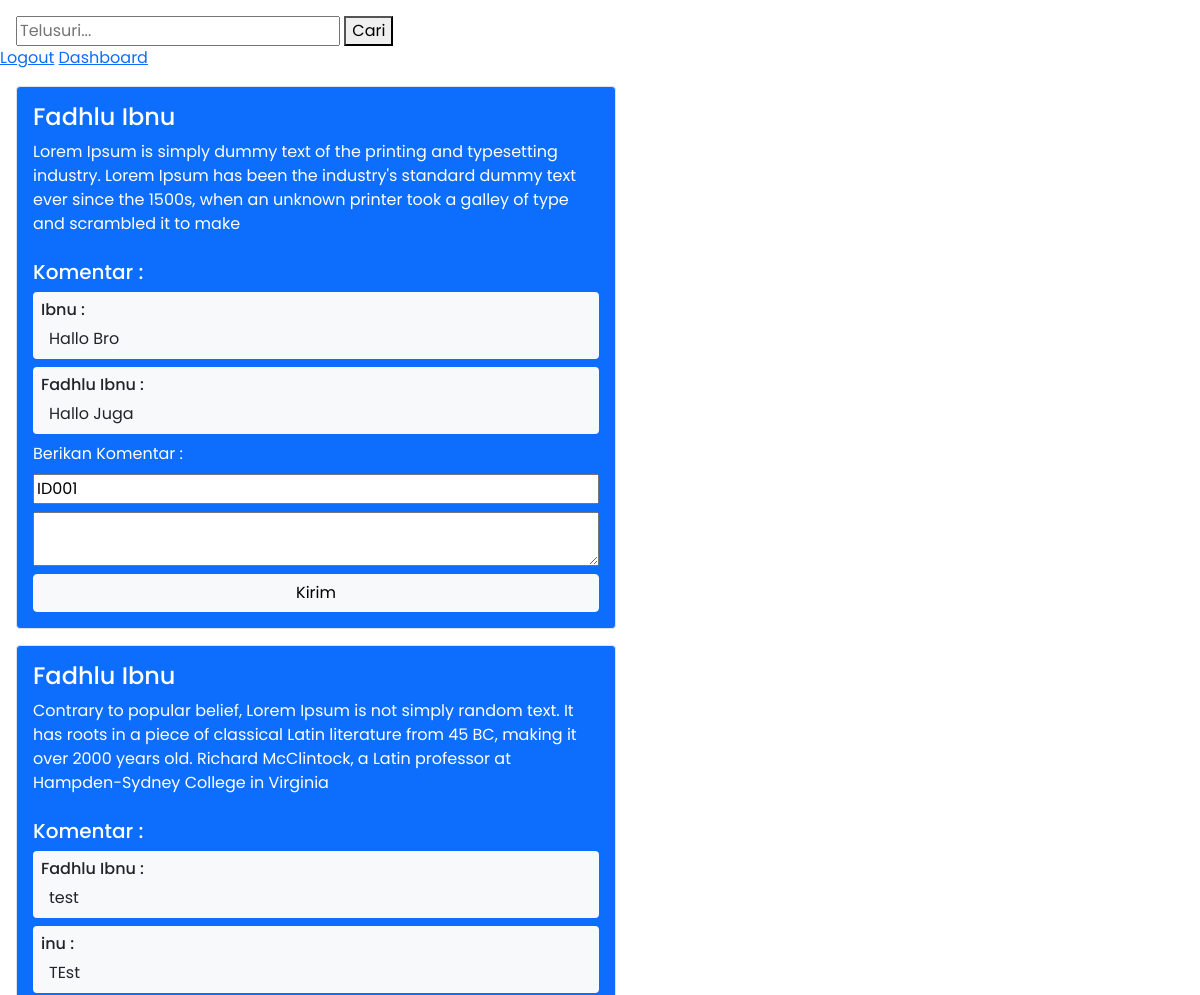
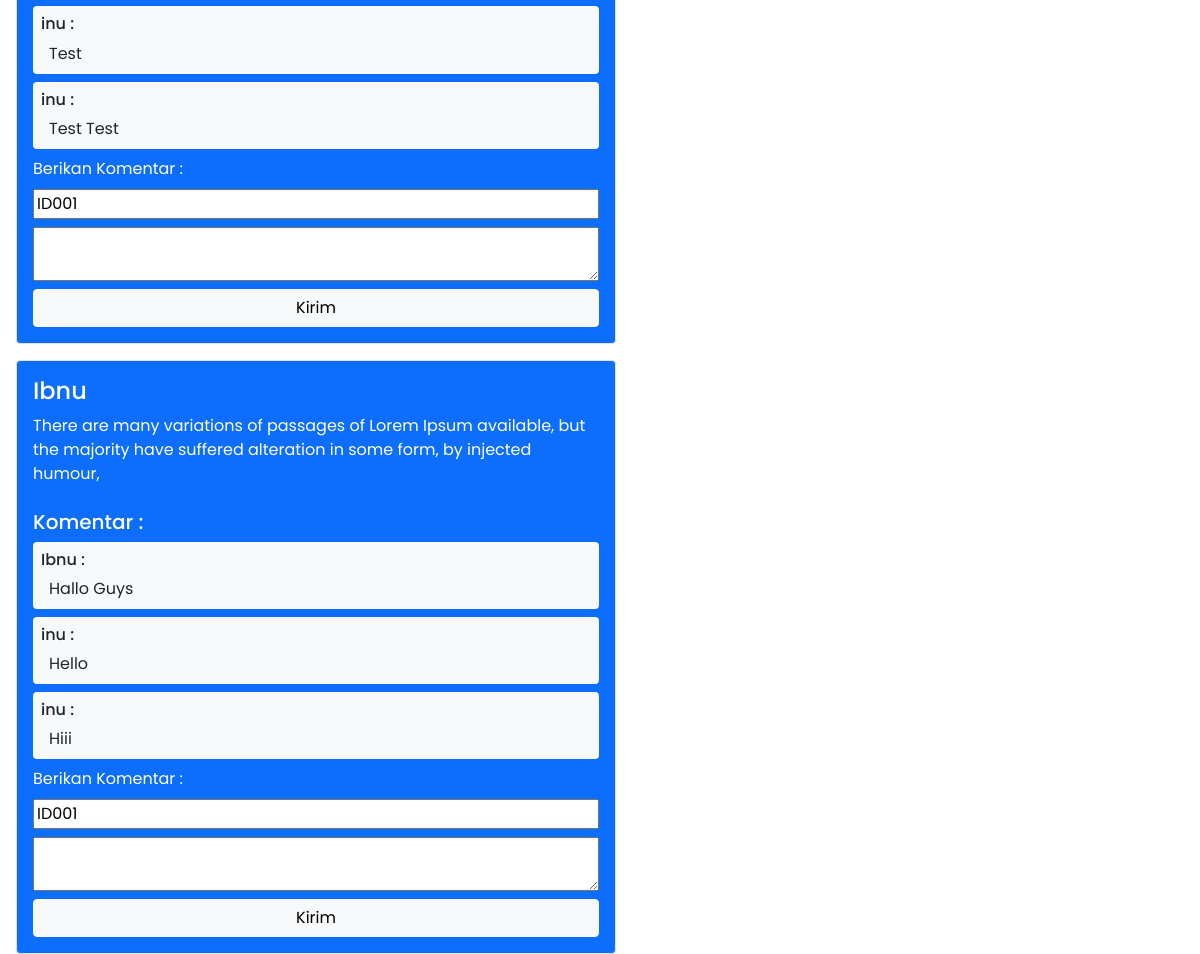
Page / (signed in) on the committed database (2 pictures, top to bottom).
### tables this page shows
CREATE TABLE `postingan` (
  `id_post` int(11) NOT NULL,
  `id_user` char(20) NOT NULL,
  `post` text NOT NULL,
  `gambar` varchar(200) NOT NULL
);

CREATE TABLE `user` (
  `id` int(11) NOT NULL,
  `id_user` char(20) NOT NULL,
  `username` char(20) NOT NULL,
  `password` char(20) NOT NULL
);

CREATE TABLE `comments` (
  `id_comments` int(11) NOT NULL,
  `id_post` int(11) NOT NULL,
  `id_user` char(20) NOT NULL,
  `comments` text NOT NULL
);

### index.php (the view, shortened to what this page needs)
<?php
include 'koneksi.php';
$query = mysqli_query($conn, 'SELECT * FROM postingan');
?>
<!doctype html>
<html lang="en">
<head>
    <link href="https://cdn.jsdelivr.net/npm/bootstrap@5.0.2/dist/css/bootstrap.min.css" rel="stylesheet">
    <link rel="stylesheet" href="style.css">
</head>
<body>
    <form action="" method="post" class="ms-3 mt-3" style="width: 50%;">
        <input type="search" name="key" id="cari" placeholder="Telusuri..." autocomplete="off">
        <button type="submit" name="cari">Cari</button>
    </form>
    <a href="logout.php">Logout</a>
    <a href="dashboard/">Dashboard</a>
    <?php
    while ($data = mysqli_fetch_array($query)) : ?>
        <div id="<?php echo $data['id_post'] ?>" class="mt-3 ms-3 bg-primary border p-3 text-white rounded" style="width: 50%;">
            <?php
            $getUser = $data['id_user'];
            $query_user = mysqli_query($conn, "SELECT username FROM user WHERE id_user='$getUser'");
            $user_result = mysqli_fetch_assoc($query_user);
            ?>
            <h4><?php echo $user_result['username'] ?></h4>
            <p><?php echo $data['post'] ?></p>
            <h5>Komentar :</h5>
            <?php
            $id_post = $data['id_post'];
            $query_com = mysqli_query($conn, "SELECT * FROM comments WHERE id_post=$id_post");
            while ($comm = mysqli_fetch_assoc($query_com)) : ?>
                <div class="bg-light mb-2 text-dark p-2 rounded">
                    <?php
                    $getUserCom = $comm['id_user'];
                    $query_user_com = mysqli_query($conn, "SELECT username FROM user WHERE id_user='$getUserCom'");
                    $user_result = mysqli_fetch_assoc($query_user_com);
                    ?>
                    <h6><?php echo $user_result['username'] ?> :</h6>
                    <div class="ms-2">
                        <p><?php echo $comm['comments'] ?></p>
                    </div>
                </div>
            <?php endwhile; ?>
            <form action="" method="POST" class="d-flex flex-column">
                <label for="komentar<?php echo $data['id_post'] ?>">Berikan Komentar :</label>
                <input class="mt-2" type="text" name="id_user" value="<?php echo $_SESSION['masuk'] ?>">
                <textarea class="mt-2" name="komentar" id="komentar<?php echo $data['id_post'] ?>" required></textarea>
                <button type="submit" name="kirim" class="btn btn-light mt-2"> Kirim</button>
            </form>
        </div>
    <?php endwhile; ?>
</body>
</html>

### style.css (style rules this page uses)
body { font-family: "Poppins", sans-serif !important; }
p { margin: 0; padding: 0; }

### rows in the picture
postingan: user.username "Fadhlu Ibnu", post "Lorem Ipsum is simply dummy text of the printing and typesetting industry. Lorem Ipsum has been the industry's standard dummy text ever since the 1500s, when an unknown printer took a galley of type and scrambled it to make"
comments: user.username "Ibnu", comments "Hallo Bro"
comments: user.username "Fadhlu Ibnu", comments "Hallo Juga"
postingan: user.username "Fadhlu Ibnu", post "Contrary to popular belief, Lorem Ipsum is not simply random text. It has roots in a piece of classical Latin literature from 45 BC, making it over 2000 years old. Richard McClintock, a Latin professor at Hampden-Sydney College in Virginia"
comments: user.username "Fadhlu Ibnu", comments "test"
comments: user.username "inu", comments "TEst"
comments: user.username "inu", comments "Test"
comments: user.username "inu", comments "Test Test"
postingan: user.username "Ibnu", post "There are many variations of passages of Lorem Ipsum available, but the majority have suffered alteration in some form, by injected humour,"
comments: user.username "Ibnu", comments "Hallo Guys"
comments: user.username "inu", comments "Hello"
comments: user.username "inu", comments "Hiii"
